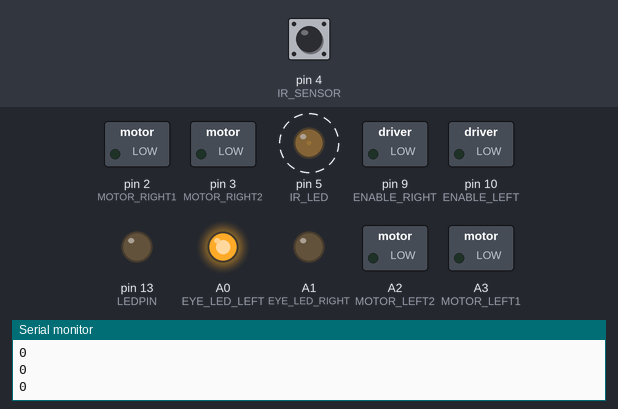
This sketch was run on a simulated Arduino Nano, built with avr-gcc and run on an emulated ATmega328P. Shown: switched loads named in the sketch (green lamp = pin HIGH), output pins drawn as LEDs (lit = HIGH), the last lines printed to the serial monitor. Dashed ring = blinking. The inputs (shaded band) are chosen by the test bench; at power-on: pin 4 (IR_SENSOR) HIGH.

Above: at 1.2 s.
1.3 s: pin 4 (IR_SENSOR) driven LOW
At 1.51 s:
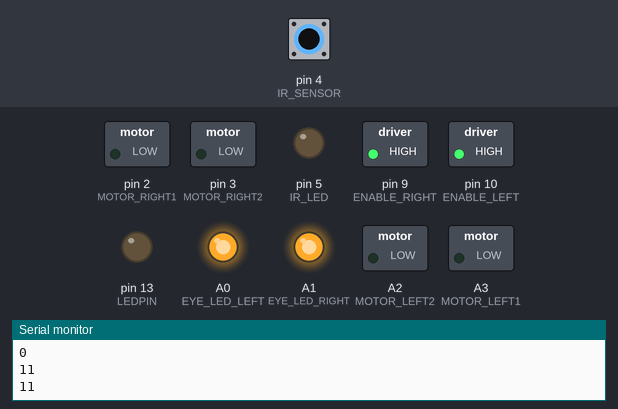
4.3 s: pin 4 (IR_SENSOR) driven HIGH
At 7.25 s:
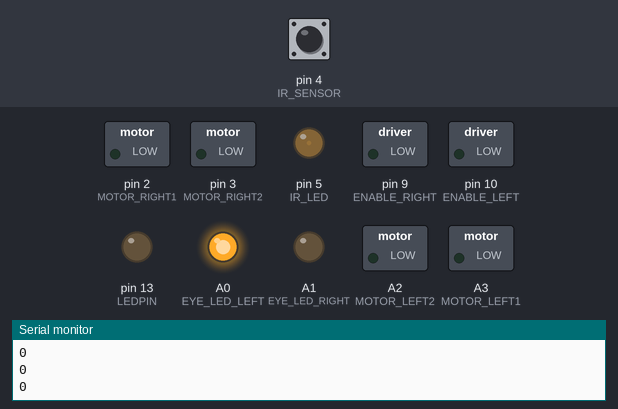
7.3 s: pin 4 (IR_SENSOR) driven LOW
At 7.49 s:
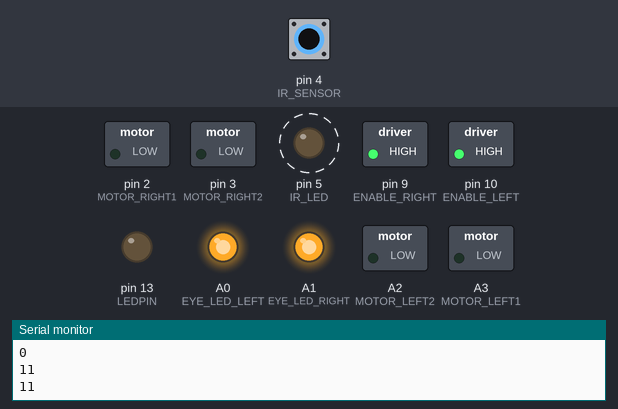
10.3 s: pin 4 (IR_SENSOR) pulsed HIGH 2 times (0.12 s each, 0.3 s apart)
At 10.52 s:
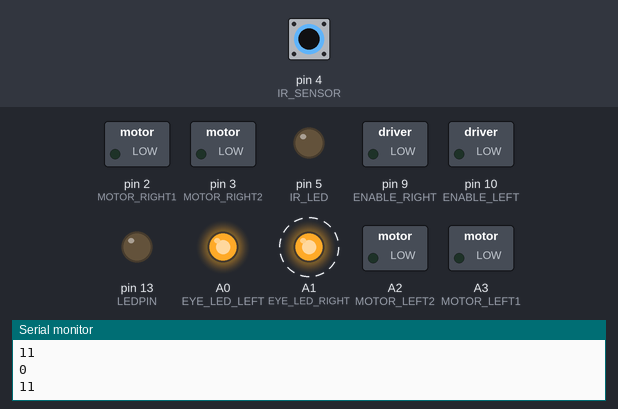
13.9 s: pin 4 (IR_SENSOR) pulsed HIGH 2 times (0.12 s each, 0.3 s apart)
At 14.39 s:
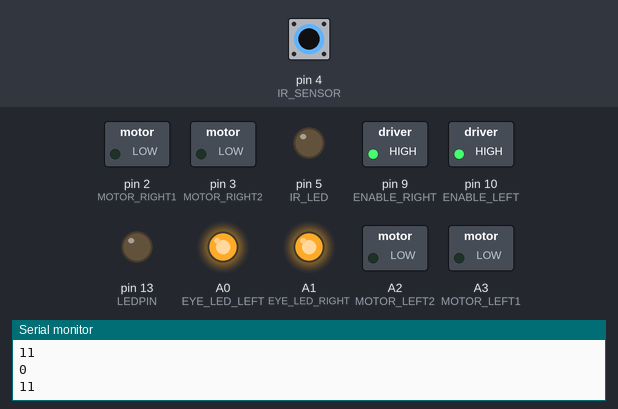
Timing chart, 0 to 21.5 s (numbered marks = the images above; inputs shaded):
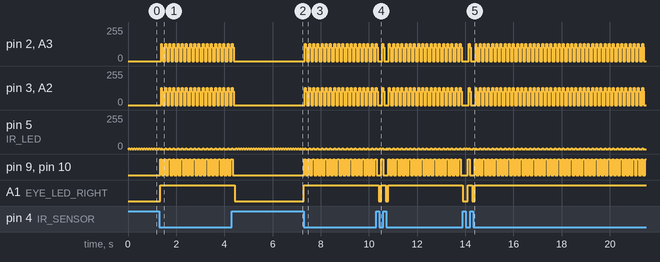

Measured:
- after the input at 1.3 s, pin 2 (MOTOR_RIGHT1): 0/255 → 129/255 after 0.07 s, then repeats every 0.17 s: 105/255 0.04 s, 0/255 0.09 s, 129/255 0.04 s; pin 3 (MOTOR_RIGHT2): 0/255 → 128/255 after 0.07 s, then repeats every 0.17 s: 104/255 0.04 s, 0/255 0.09 s, 128/255 0.04 s
- after the input at 4.3 s, pin 2 (MOTOR_RIGHT1), pin 3 (MOTOR_RIGHT2), A2 (MOTOR_LEFT2), A3 (MOTOR_LEFT1): goes on until 4.4 s, then stays 0/255; pin 9 (ENABLE_RIGHT), pin 10 (ENABLE_LEFT): goes on until 4.3 s, then stays LOW; A1 (EYE_LED_RIGHT): HIGH → LOW after 0.14 s
- after the input at 7.3 s, pin 2 (MOTOR_RIGHT1): 0/255 → 129/255 at once, then repeats every 0.17 s: 105/255 0.04 s, 0/255 0.09 s, 129/255 0.04 s; pin 3 (MOTOR_RIGHT2): 0/255 → 128/255 at once, then repeats every 0.17 s: 104/255 0.04 s, 0/255 0.09 s, 128/255 0.04 s
- after the input at 10.3 s, A1 (EYE_LED_RIGHT): alternates HIGH for 0.17 s and LOW for 0.10 s, 4 changes in all, then stays HIGH, starting after 0.12 s
- after the input at 13.9 s, A1 (EYE_LED_RIGHT): HIGH → LOW at once, → HIGH 0.20 s later, → LOW 0.17 s later, → HIGH 0.10 s later

The sketch:

EXPERIMENTAL_IrDistanceSound.ino
```cpp
/*************************************************************************

  TEST IR-DISTANCE freiBot

*************************************************************************/

#include "freiBot.h"


void setup()
{
  initRobotHardware();

  Serial.begin(9600);

  // eyes ON
  setLed(EYE_LED_LEFT,  1);
  setLed(EYE_LED_RIGHT, 0);
}

void loop()
{
  int k;
  k=irDistance();
  Serial.println(k);
  motorTone(k*100,100);

  delay(100);
}
/*******************************************************************************
*   -c--date---version--nickname--------email---------------------------------
*
*   (c) 2015   V0.1     stochri         christoph(at)roboterclub-freiburg.de
*   (c) ..     V0.2     ...... ........ ( your name ) ........................
*
*******************************************************************************
*   This program is free software; you can redistribute it and/or modify      *
*   it under the terms of the GNU General Public License as published by      *
*   the Free Software Foundation version 2 of the License,                    *
*   If you want to use this software for commercial purposes and you          *
*   don't want to make it open source, please contact the authors for         *
*   licensing.                                                                *
*                                                                             *
*   IF YOU EXTEND THE PROGRAM PLEASE MAINTAIN THE LIST OF AUTHORS             *
*   ( which means adding copyright in the list above )                        *
*                                                                             *
*******************************************************************************/
```

asuro.cpp
```cpp
/*
*
* Compatiblity library for the "freiBot"
* Functions like the ASURO LIB
*
* http://sourceforge.net/projects/asuro/
*
*/
#include "asuro.h"

extern "C"
{
	void Msleep(uint32_t time_ms)
	{
	  delay(time_ms);
	}

	void Sleep(uint32_t time_us)
	{
	  delayMicroseconds(time_us);
	}

	void MotorSpeed(uint8_t left, uint8_t right)
	{
	  analogWrite(ENABLE_RIGHT, right);
	  analogWrite(ENABLE_LEFT, left);
	}

	void MotorDir(uint8_t left, uint8_t right)
	{
	  //*************** left motor *****************
	  if (left == FWD)
	  {
	    digitalWrite(MOTOR_LEFT1, LOW);
	    digitalWrite(MOTOR_LEFT2, HIGH);
	  }
	  if (left == RWD)
	  {
	    digitalWrite(MOTOR_LEFT1, HIGH);
	    digitalWrite(MOTOR_LEFT2, LOW);
	  }
	  if (left == BREAK)
	  {
	    digitalWrite(MOTOR_LEFT1, LOW);
	    digitalWrite(MOTOR_LEFT2, LOW);
	    MotorSpeed(255, 255);
	  }
	  if (left == FREE)
	  {
    	    analogWrite(ENABLE_LEFT, 0);
    	    digitalWrite(MOTOR_LEFT1, LOW);
	    digitalWrite(MOTOR_LEFT2, LOW);
	  }
	  //********** right motor ********************
	  if (right == FWD)
	  {
	    digitalWrite(MOTOR_RIGHT1, LOW);
	    digitalWrite(MOTOR_RIGHT2, HIGH);
	  }
	  if (right == RWD)
	  {
	    digitalWrite(MOTOR_RIGHT1, HIGH);
	    digitalWrite(MOTOR_RIGHT2, LOW);
	  }
	  if (right == BREAK)
	  {
	    digitalWrite(MOTOR_RIGHT1, LOW);
	    digitalWrite(MOTOR_RIGHT2, LOW);
	    MotorSpeed(255, 255);
	  }
	  if (right == FREE)
	  {
	    analogWrite(ENABLE_RIGHT, 0);
	    digitalWrite(MOTOR_RIGHT1, LOW);
	    digitalWrite(MOTOR_RIGHT2, LOW);
	  }

	}

	/*!
	 *  moves the robot forward/backward  OR  turns the robot
	 *        You can use the old function-names Go() and Turn()
	 *
	 * \param distance travalling distance in cm. positive = forward, negative = backward
	 *
	 * \param degree degrees to turn. positive = turn right, negative = turn left. range: -360..360
	 * \param speed motor speed. range: 0..255
	 *
	 */
	// void GoTurn(int distance, int degree, int speed);

	// tbd: rework
	// preliminary functions:
	// there is no encoder evailable on this robot
	// therefore the distance is even a coarse estimation
	#define DISTANCE_FACTOR 32
	#define TURN_FAKTOR 33

	void Go(int16_t distance, uint8_t speed)
	{
	  if(distance>0)  MotorDir(FWD, FWD);
	  else            MotorDir(RWD, RWD);
	  MotorSpeed(speed,speed);
	  delay((int32_t)abs(distance)*DISTANCE_FACTOR);
	  MotorDir(BREAK,BREAK); // rotate if there is no signal
	  delay(200);
	}

	void Turn(int16_t degree, uint8_t speed)
	{
	  if(degree>0)  MotorDir(FWD, RWD);
	  else          MotorDir(RWD, FWD);
	  MotorSpeed(speed,speed);
	  delay((int32_t)abs(degree)*TURN_FAKTOR/10);
	  MotorDir(BREAK,BREAK);
	  delay(200);
	}
}
/*******************************************************************************
*   -c--date---version--nickname--------email---------------------------------
*
*   (c) 2015   V0.1     stochri         christoph(at)roboterclub-freiburg.de
*   (c) ..     V0.2     ...... ........ ( your name ) ........................
*
*******************************************************************************
*   This program is free software; you can redistribute it and/or modify      *
*   it under the terms of the GNU General Public License as published by      *
*   the Free Software Foundation version 2 of the License,                    *
*   If you want to use this software for commercial purposes and you          *
*   don't want to make it open source, please contact the authors for         *
*   licensing.                                                                *
*                                                                             *
*   IF YOU EXTEND THE PROGRAM PLEASE MAINTAIN THE LIST OF AUTHORS             *
*   ( which means adding copyright in the list above )                        *
*                                                                             *
*******************************************************************************/
```

asuro.h
```cpp
#include "Arduino.h"
#include "sound_extended.h"
#include "stdint.h"
#include "pin_defintions.h"

/************************************************************************************

	driver definitions

        Functions for compatibility to the ASURO robot

************************************************************************************/
// ASRURO Motor states
#define FREE    0                    // motor free runing
#define BREAK   1                    // break motor
#define FWD     2                    // motor forward
#define RWD     3                    // motor backward

#define LEFT	1
#define RIGHT   2

//#define Sleep(x) delayMicroseconds(x)

#ifdef __cplusplus
extern "C"
{
#endif
  void Msleep(uint32_t time_ms);
  void Sleep(uint32_t time_us);
  void MotorSpeed(uint8_t left, uint8_t right);
  void MotorDir(uint8_t left, uint8_t right);
  void Go   ( int16_t distance, uint8_t speed );
  void Turn ( int16_t degree  , uint8_t speed );
#ifdef __cplusplus
}
#endif


/*******************************************************************************
*   -c--date---version--nickname--------email---------------------------------
*
*   (c) 2015   V0.1     stochri         christoph(at)roboterclub-freiburg.de
*   (c) ..     V0.2     ...... ........ ( your name ) ........................
*
*******************************************************************************
*   This program is free software; you can redistribute it and/or modify      *
*   it under the terms of the GNU General Public License as published by      *
*   the Free Software Foundation version 2 of the License,                    *
*   If you want to use this software for commercial purposes and you          *
*   don't want to make it open source, please contact the authors for         *
*   licensing.                                                                *
*                                                                             *
*   IF YOU EXTEND THE PROGRAM PLEASE MAINTAIN THE LIST OF AUTHORS             *
*   ( which means adding copyright in the list above )                        *
*                                                                             *
*******************************************************************************/
```

freiBot.cpp
```cpp
#include "asuro.h"

void initRobotHardware()
{
  pinMode(IR_SENSOR, INPUT);
  pinMode(IR_LED,OUTPUT);

  pinMode(BUTTONPIN, INPUT_PULLUP);
  pinMode(WHISKERPIN, INPUT_PULLUP);

  pinMode(LEDPIN, OUTPUT);
  pinMode(EYE_LED_LEFT, OUTPUT);
  pinMode(EYE_LED_RIGHT, OUTPUT);

  pinMode(ENABLE_RIGHT, OUTPUT);
  pinMode(MOTOR_RIGHT1, OUTPUT);
  pinMode(MOTOR_RIGHT2, OUTPUT);

  pinMode(ENABLE_LEFT, OUTPUT);
  pinMode(MOTOR_LEFT1, OUTPUT);
  pinMode(MOTOR_LEFT2, OUTPUT);

}

#define EYESAMPLINGTIME_MS 20

uint16_t get_eyeValue(uint8_t side)
{
  uint16_t eye;
  uint32_t value = 0;
  uint32_t stopTime;
  uint32_t count = 0;

  stopTime = millis() + EYESAMPLINGTIME_MS;

  if (side == LEFT) eye = EYE_LED_LEFT;
  else              eye = EYE_LED_RIGHT;

  pinMode(EYE_LED_LEFT, OUTPUT);
  pinMode(EYE_LED_RIGHT, OUTPUT);
  digitalWrite(EYE_LED_LEFT, 0); // discharge
  digitalWrite(EYE_LED_RIGHT, 0); // discharge

  pinMode(eye, INPUT);

  while (millis() < stopTime)
  {
    value = value + analogRead(eye);
    count++;
  }

  value = value / count;

  return value;
}

#define LIGHTJUMPTRIGGERLEVEL 20
// wait for a sudden increasing light and exit
// or exit after timeout
uint8_t isLightJump(uint32_t timeOut_ms)
{
  int16_t oldValue = 0x7FFF;
  int16_t value;
  int16_t left;
  int16_t right;
  uint8_t trueIfLightJump = false;
  uint32_t stopTime;

  stopTime = millis() + timeOut_ms;
  while (millis() < stopTime)
  {
    left  = get_eyeValue(LEFT);
    right = get_eyeValue(RIGHT);
    value = left + right;
    if (value - oldValue > LIGHTJUMPTRIGGERLEVEL)
    {
      trueIfLightJump = true;
      break;
    }
    oldValue = value;
  }
  return trueIfLightJump;
}

void setLed(uint8_t led, uint8_t value)
{
  if (led == EYE_LED_LEFT)
  {
    pinMode(EYE_LED_LEFT, OUTPUT);
    digitalWrite(EYE_LED_LEFT, value);
  }
  if (led == EYE_LED_RIGHT)
  {
    pinMode(EYE_LED_RIGHT, OUTPUT);
    digitalWrite(EYE_LED_RIGHT, value);
  }
}

uint8_t isIrSignal()
{
  return !digitalRead(IR_SENSOR);
}

void waitForIrSignal()
{
  while (!isIrSignal());
}

#define HALFDELAY_36KHZ 8
#define IRDISTANCE_DUARATION_US 2000

uint8_t irDistance()
{
  uint8_t n;
  uint8_t counter=0;
  uint16_t startTime;

  startTime = micros();

  while( (uint16_t) ((uint16_t)micros() - startTime) < IRDISTANCE_DUARATION_US)
  {
    for(n=0;n<7;n++)
    {
      digitalWrite(IR_LED,1);
      delayMicroseconds(HALFDELAY_36KHZ);
      digitalWrite(IR_LED,0);
      delayMicroseconds(HALFDELAY_36KHZ);
    }
    if(isIrSignal())
    {
      setLed(EYE_LED_RIGHT, 1);
      counter++;
    }

    else  setLed(EYE_LED_RIGHT, 0);
  }
  return counter;
}

uint8_t whiskerTouched()
{
  static uint8_t oldState = 0;
  uint8_t state;
  uint8_t result = 0;

  state = !digitalRead(WHISKERPIN);

  if ((state != 0) && (oldState == 0)) result = 1;

  oldState = state;

  return result;
}


/*******************************************************************************
*   -c--date---version--nickname--------email---------------------------------
*
*   (c) 2015   V0.1     stochri         christoph(at)roboterclub-freiburg.de
*
*******************************************************************************
*   This program is free software; you can redistribute it and/or modify      *
*   it under the terms of the GNU General Public License as published by      *
*   the Free Software Foundation version 2 of the License,                    *
*   If you want to use this software for commercial purposes and you          *
*   don't want to make it open source, please contact the authors for         *
*   licensing.                                                                *
*                                                                             *
*   IF YOU EXTEND THE PROGRAM PLEASE MAINTAIN THE LIST OF AUTHORS             *
*   ( which means adding copyright in the list above )                        *
*                                                                             *
*******************************************************************************/
```

freiBot.h
```cpp
  #include "asuro.h"
  #include "motor.h"
  //#include "sound.h"

  void initRobotHardware(void);
  uint16_t get_eyeValue(uint8_t side);
  uint8_t isLightJump(uint32_t timeOut_ms);
  void setLed(uint8_t led, uint8_t value);
  uint8_t isIrSignal(void);
  uint8_t irDistance(void);
  void waitForIrSignal(void);
  uint8_t whiskerTouched(void);
  void Sound ( uint16_t freq,  uint16_t duration_msec,  uint8_t  amplitude);

  void motrChirp(uint16_t startFreq_HZ, uint16_t stopFreq_HZ,uint16_t duration_ms);
  void ringSound(void);
  void chirp(void);
  void beep(void);

/*******************************************************************************
*   -c--date---version--nickname--------email---------------------------------
*
*   (c) 2015   V0.1     stochri         christoph(at)roboterclub-freiburg.de
*   (c) ..     V0.2     ...... ........ ( your name ) ........................
*
*******************************************************************************
*   This program is free software; you can redistribute it and/or modify      *
*   it under the terms of the GNU General Public License as published by      *
*   the Free Software Foundation version 2 of the License,                    *
*   If you want to use this software for commercial purposes and you          *
*   don't want to make it open source, please contact the authors for         *
*   licensing.                                                                *
*                                                                             *
*   IF YOU EXTEND THE PROGRAM PLEASE MAINTAIN THE LIST OF AUTHORS             *
*   ( which means adding copyright in the list above )                        *
*                                                                             *
*******************************************************************************/
```

motor.h
```cpp
void SetMotorPower (  int8_t leftpwm,  int8_t rightpwm);
```

pin_defintions.h
```cpp
/*************************************************************************************

  GENUBOT

  robot hardware:

  microcontroller:     Arduino Nano
  motor driver:        L293D
  motors:              Pollin motors
  wheels:              inline skate ball bearings

  sensors:
  - button
  - 1 whisker
  - 2 LEDs ( used as light sensor )
  - MPU6050 3 axis accelerometer/gyrometer
  - IR sensor SFH5110

************************************************************************************/

// Arduino Nano pin out and schematic:
// https://www.arduino.cc/en/uploads/Main/ArduinoNanoManual23.pdf

// connecting the ARDUINO Nano and the MPU6050 accelerometer:
// http://shirotsuku.sakura.ne.jp/blog/?p=442
// ( interrupt pin is not connected at the moment to genubot )

// net list:
//===== robot pin name =  ARDUINO pin ===============================================================
#define MOTOR_RIGHT1     2 // dout, L293D pin10, motor driver right side, half bridge 1
#define MOTOR_RIGHT2     3 // dout, L293D pin15, motor driver right side, half bridge 2
#define IR_SENSOR        4  // din , SFH5110 sensor ( signal is active low )
#define IR_LED           5  // output
#define NEOPIXEL_PIN     7  // dout, WS2812 RGB LED controll pin
#define ENABLE_RIGHT     9  // dout, L293D pin1, motor driver enable pin for right motor, OC1B used for motor PWM
#define ENABLE_LEFT      10 // dout, L293D pin9, motor driver enable pin for left moter, OC1A used for motor PWM
#define BUTTONPIN        11 // din,  button ( configure with pull up )
#define WHISKERPIN       12 // din,  whisker ( like a button configure with pull up )
#define LEDPIN           13 // dout, ARDUINO NANO LED

#define EYE_LED_LEFT     A0 // dout,ain, LED or LED as light sensor
#define EYE_LED_RIGHT    A1 // dout,ain, LED or LED as light sensor
#define MOTOR_LEFT2      A2  // dout, L293D pin2, motor driver left side half bridge 2
#define MOTOR_LEFT1      A3  // dout, L293D pin7, motor driver left side half bridge 1

// A2
// A3
#define I2C_SDA_PIN      A4 // I2C SDA, connected to MPU6050
#define I2C_SCL_PIN      A5 // I2C SCL, connected to MPU6050
// A6
// A7

// tbd:
// IR-LED digital out for distance sensor
// digital input for second whisker
// CNY70 line sensor digital out for LED
// CNY70 line sensor digital in for sensor

/*******************************************************************************
*   -c--date---version--nickname--------email---------------------------------
*
*   (c) 2015   V0.1     stochri         christoph(at)roboterclub-freiburg.de
*   (c) ..     V0.2     ...... ........ ( your name ) ........................
*
*******************************************************************************
*   This program is free software; you can redistribute it and/or modify      *
*   it under the terms of the GNU General Public License as published by      *
*   the Free Software Foundation version 2 of the License,                    *
*   If you want to use this software for commercial purposes and you          *
*   don't want to make it open source, please contact the authors for         *
*   licensing.                                                                *
*                                                                             *
*   IF YOU EXTEND THE PROGRAM PLEASE MAINTAIN THE LIST OF AUTHORS             *
*   ( which means adding copyright in the list above )                        *
*                                                                             *
*******************************************************************************/
```

sound.h
```cpp
#ifdef __cplusplus
extern "C"
{
#endif

#ifndef __SOUND__
  #define __SOUND__

  #include "stdint.h"

  void Sound ( uint16_t freq,  uint16_t duration_msec,  uint8_t  amplitude);
  void motorTone(uint16_t freq_HZ, uint16_t duration_ms);

  #define BEEP motorTone (1000, 100)

  #endif // __SOUND__

#ifdef __cplusplus
}
#endif
```

Source omitted: motor.cpp (4682 bytes), sound.c (3998 bytes), sound_extended.c (2187 bytes), sound_extended.h (1623 bytes)
